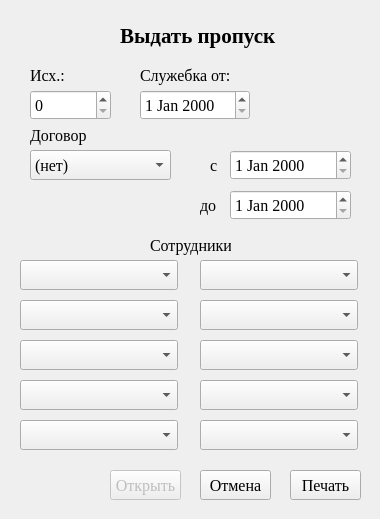
<?xml version="1.0" encoding="UTF-8"?>
<ui version="4.0">
 <class>Form</class>
 <widget class="QWidget" name="Form">
  <property name="geometry">
   <rect>
    <x>0</x>
    <y>0</y>
    <width>380</width>
    <height>519</height>
   </rect>
  </property>
  <property name="windowTitle">
   <string>Form</string>
  </property>
  <widget class="QDateEdit" name="d_from">
   <property name="enabled">
    <bool>true</bool>
   </property>
   <property name="geometry">
    <rect>
     <x>230</x>
     <y>150</y>
     <width>121</width>
     <height>30</height>
    </rect>
   </property>
   <property name="font">
    <font>
     <family>Times New Roman</family>
     <pointsize>12</pointsize>
    </font>
   </property>
  </widget>
  <widget class="QDateEdit" name="d_to">
   <property name="geometry">
    <rect>
     <x>230</x>
     <y>190</y>
     <width>121</width>
     <height>30</height>
    </rect>
   </property>
   <property name="font">
    <font>
     <family>Times New Roman</family>
     <pointsize>12</pointsize>
    </font>
   </property>
  </widget>
  <widget class="QLabel" name="label">
   <property name="geometry">
    <rect>
     <x>210</x>
     <y>150</y>
     <width>21</width>
     <height>30</height>
    </rect>
   </property>
   <property name="font">
    <font>
     <family>Times New Roman</family>
     <pointsize>12</pointsize>
    </font>
   </property>
   <property name="text">
    <string>с</string>
   </property>
  </widget>
  <widget class="QLabel" name="label_2">
   <property name="geometry">
    <rect>
     <x>200</x>
     <y>190</y>
     <width>31</width>
     <height>30</height>
    </rect>
   </property>
   <property name="font">
    <font>
     <family>Times New Roman</family>
     <pointsize>12</pointsize>
    </font>
   </property>
   <property name="text">
    <string>до</string>
   </property>
  </widget>
  <widget class="QComboBox" name="cb_contract">
   <property name="geometry">
    <rect>
     <x>30</x>
     <y>150</y>
     <width>141</width>
     <height>30</height>
    </rect>
   </property>
   <property name="font">
    <font>
     <family>Times New Roman</family>
     <pointsize>12</pointsize>
    </font>
   </property>
   <item>
    <property name="text">
     <string>(нет)</string>
    </property>
   </item>
  </widget>
  <widget class="QLabel" name="label_3">
   <property name="geometry">
    <rect>
     <x>30</x>
     <y>120</y>
     <width>111</width>
     <height>30</height>
    </rect>
   </property>
   <property name="font">
    <font>
     <family>Times New Roman</family>
     <pointsize>12</pointsize>
    </font>
   </property>
   <property name="text">
    <string>Договор</string>
   </property>
  </widget>
  <widget class="QLabel" name="label_5">
   <property name="geometry">
    <rect>
     <x>150</x>
     <y>230</y>
     <width>81</width>
     <height>30</height>
    </rect>
   </property>
   <property name="font">
    <font>
     <family>Times New Roman</family>
     <pointsize>12</pointsize>
    </font>
   </property>
   <property name="text">
    <string>Сотрудники</string>
   </property>
  </widget>
  <widget class="QLabel" name="label_6">
   <property name="geometry">
    <rect>
     <x>120</x>
     <y>10</y>
     <width>211</width>
     <height>51</height>
    </rect>
   </property>
   <property name="font">
    <font>
     <family>Times New Roman</family>
     <pointsize>16</pointsize>
     <bold>true</bold>
    </font>
   </property>
   <property name="text">
    <string>Выдать пропуск</string>
   </property>
  </widget>
  <widget class="QPushButton" name="b_ok">
   <property name="geometry">
    <rect>
     <x>290</x>
     <y>470</y>
     <width>71</width>
     <height>30</height>
    </rect>
   </property>
   <property name="font">
    <font>
     <family>Times New Roman</family>
     <pointsize>12</pointsize>
    </font>
   </property>
   <property name="text">
    <string>Печать</string>
   </property>
  </widget>
  <widget class="QPushButton" name="b_cancel">
   <property name="geometry">
    <rect>
     <x>200</x>
     <y>470</y>
     <width>71</width>
     <height>30</height>
    </rect>
   </property>
   <property name="font">
    <font>
     <family>Times New Roman</family>
     <pointsize>12</pointsize>
    </font>
   </property>
   <property name="text">
    <string>Отмена</string>
   </property>
  </widget>
  <widget class="QDateEdit" name="d_note">
   <property name="geometry">
    <rect>
     <x>140</x>
     <y>90</y>
     <width>110</width>
     <height>30</height>
    </rect>
   </property>
   <property name="font">
    <font>
     <family>Times New Roman</family>
     <pointsize>12</pointsize>
    </font>
   </property>
  </widget>
  <widget class="QLabel" name="label_7">
   <property name="geometry">
    <rect>
     <x>140</x>
     <y>60</y>
     <width>111</width>
     <height>30</height>
    </rect>
   </property>
   <property name="font">
    <font>
     <family>Times New Roman</family>
     <pointsize>12</pointsize>
    </font>
   </property>
   <property name="text">
    <string>Служебка от:</string>
   </property>
  </widget>
  <widget class="QSpinBox" name="number">
   <property name="geometry">
    <rect>
     <x>30</x>
     <y>90</y>
     <width>81</width>
     <height>30</height>
    </rect>
   </property>
   <property name="font">
    <font>
     <family>Times New Roman</family>
     <pointsize>12</pointsize>
    </font>
   </property>
   <property name="maximum">
    <number>10000</number>
   </property>
  </widget>
  <widget class="QLabel" name="label_8">
   <property name="geometry">
    <rect>
     <x>30</x>
     <y>60</y>
     <width>49</width>
     <height>30</height>
    </rect>
   </property>
   <property name="font">
    <font>
     <family>Times New Roman</family>
     <pointsize>12</pointsize>
    </font>
   </property>
   <property name="text">
    <string>Исх.:</string>
   </property>
  </widget>
  <widget class="QPushButton" name="b_open">
   <property name="enabled">
    <bool>false</bool>
   </property>
   <property name="geometry">
    <rect>
     <x>110</x>
     <y>470</y>
     <width>71</width>
     <height>30</height>
    </rect>
   </property>
   <property name="font">
    <font>
     <family>Times New Roman</family>
     <pointsize>12</pointsize>
    </font>
   </property>
   <property name="text">
    <string>Открыть</string>
   </property>
  </widget>
  <widget class="QComboBox" name="worker_1">
   <property name="geometry">
    <rect>
     <x>20</x>
     <y>260</y>
     <width>158</width>
     <height>30</height>
    </rect>
   </property>
   <property name="font">
    <font>
     <family>Times New Roman</family>
     <pointsize>12</pointsize>
    </font>
   </property>
  </widget>
  <widget class="QComboBox" name="worker_2">
   <property name="geometry">
    <rect>
     <x>20</x>
     <y>300</y>
     <width>158</width>
     <height>30</height>
    </rect>
   </property>
   <property name="font">
    <font>
     <family>Times New Roman</family>
     <pointsize>12</pointsize>
    </font>
   </property>
  </widget>
  <widget class="QComboBox" name="worker_3">
   <property name="geometry">
    <rect>
     <x>20</x>
     <y>340</y>
     <width>158</width>
     <height>30</height>
    </rect>
   </property>
   <property name="font">
    <font>
     <family>Times New Roman</family>
     <pointsize>12</pointsize>
    </font>
   </property>
  </widget>
  <widget class="QComboBox" name="worker_4">
   <property name="geometry">
    <rect>
     <x>20</x>
     <y>380</y>
     <width>158</width>
     <height>30</height>
    </rect>
   </property>
   <property name="font">
    <font>
     <family>Times New Roman</family>
     <pointsize>12</pointsize>
    </font>
   </property>
  </widget>
  <widget class="QComboBox" name="worker_5">
   <property name="geometry">
    <rect>
     <x>20</x>
     <y>420</y>
     <width>158</width>
     <height>30</height>
    </rect>
   </property>
   <property name="font">
    <font>
     <family>Times New Roman</family>
     <pointsize>12</pointsize>
    </font>
   </property>
  </widget>
  <widget class="QComboBox" name="worker_6">
   <property name="geometry">
    <rect>
     <x>200</x>
     <y>260</y>
     <width>158</width>
     <height>30</height>
    </rect>
   </property>
   <property name="font">
    <font>
     <family>Times New Roman</family>
     <pointsize>12</pointsize>
    </font>
   </property>
  </widget>
  <widget class="QComboBox" name="worker_7">
   <property name="geometry">
    <rect>
     <x>200</x>
     <y>300</y>
     <width>158</width>
     <height>30</height>
    </rect>
   </property>
   <property name="font">
    <font>
     <family>Times New Roman</family>
     <pointsize>12</pointsize>
    </font>
   </property>
  </widget>
  <widget class="QComboBox" name="worker_8">
   <property name="geometry">
    <rect>
     <x>200</x>
     <y>340</y>
     <width>158</width>
     <height>30</height>
    </rect>
   </property>
   <property name="font">
    <font>
     <family>Times New Roman</family>
     <pointsize>12</pointsize>
    </font>
   </property>
  </widget>
  <widget class="QComboBox" name="worker_9">
   <property name="geometry">
    <rect>
     <x>200</x>
     <y>380</y>
     <width>158</width>
     <height>30</height>
    </rect>
   </property>
   <property name="font">
    <font>
     <family>Times New Roman</family>
     <pointsize>12</pointsize>
    </font>
   </property>
  </widget>
  <widget class="QComboBox" name="worker_10">
   <property name="geometry">
    <rect>
     <x>200</x>
     <y>420</y>
     <width>158</width>
     <height>30</height>
    </rect>
   </property>
   <property name="font">
    <font>
     <family>Times New Roman</family>
     <pointsize>12</pointsize>
    </font>
   </property>
  </widget>
 </widget>
 <resources/>
 <connections/>
</ui>
